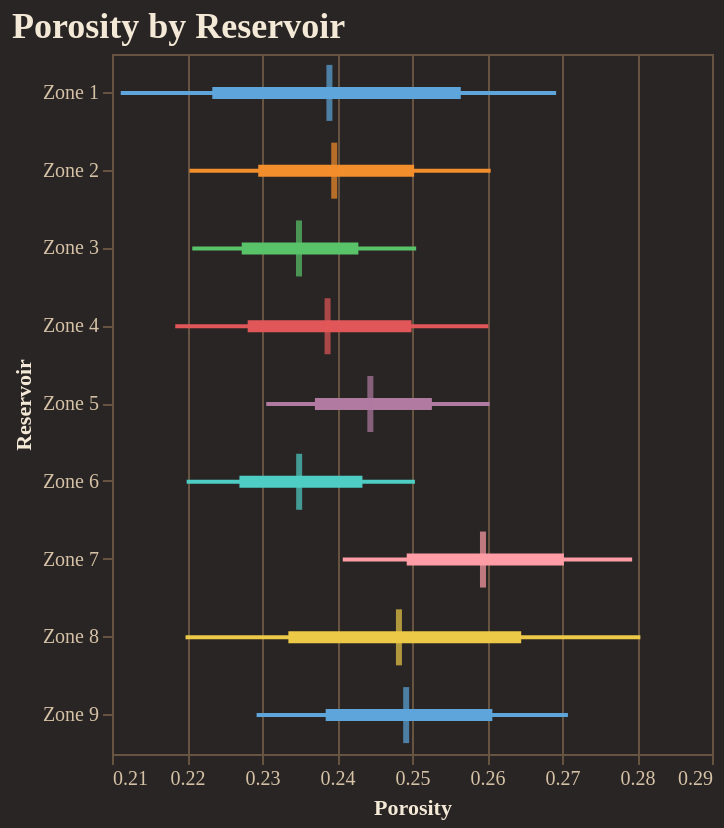

Source (notebook cell):
### Code cell
fig = reporter.plotter.forest_plot(
    "Porosity", 
    backend=PLOTTING_BACKEND
)
fig.show()

### Figure 1 — Vega-Lite specification as saved in the notebook (floating-point values rounded to 4 significant figures)
{"config": {"background": "#292524", "view": {"fill": "#292524", "stroke": "#665340"}, "title": {"color": "#f4e9d7", "font": "Merriweather", "fontSize": 18, "fontWeight": 600, "subtitleColor": "#d5c2a6", "anchor": "start"}, "axis": {"domainColor": "#665340", "gridColor": "#665340", "tickColor": "#665340", "labelColor": "#d5c2a6", "titleColor": "#f4e9d7", "labelFont": "Merriweather", "titleFont": "Merriweather"}, "legend": {"titleColor": "#f4e9d7", "labelColor": "#d5c2a6", "labelFont": "Merriweather", "titleFont": "Merriweather", "orient": "top-right", "symbolType": "circle"}, "header": {"labelColor": "#d5c2a6", "titleColor": "#f4e9d7", "labelFont": "Merriweather", "titleFont": "Merriweather"}, "mark": {"color": "#c78d3b"}, "line": {"color": "#c78d3b"}, "bar": {"color": "#c78d3b"}, "point": {"color": "#ddb06d"}, "area": {"color": "#c78d3b", "opacity": 0.35}, "text": {"color": "#f4e9d7", "font": "Merriweather"}, "range": {"category": ["#5DA5DA", "#F28E2B", "#59C36A", "#E15759", "#B07AA1", "#4ECDC4", "#FF9DA7", "#EDC948"]}}, "layer": [{"mark": {"type": "rule", "strokeWidth": 2}, "encoding": {"color": {"field": "group", "legend": null, "type": "nominal"}, "x": {"field": "p10", "scale": {"zero": false}, "title": "Porosity", "type": "quantitative"}, "x2": {"field": "p90"}, "y": {"field": "group", "sort": ["Zone 1", "Zone 2", "Zone 3", "Zone 4", "Zone 5", "Zone 6", "Zone 7", "Zone 8", "Zone 9"], "title": "Reservoir", "type": "nominal"}}}, {"mark": {"type": "rule", "strokeWidth": 6}, "encoding": {"color": {"field": "group", "legend": null, "type": "nominal"}, "x": {"field": "p25", "scale": {"zero": false}, "title": "Porosity", "type": "quantitative"}, "x2": {"field": "p75"}, "y": {"field": "group", "sort": ["Zone 1", "Zone 2", "Zone 3", "Zone 4", "Zone 5", "Zone 6", "Zone 7", "Zone 8", "Zone 9"], "title": "Reservoir", "type": "nominal"}}}, {"mark": {"type": "tick", "color": "black", "size": 28, "thickness": 3}, "encoding": {"color": {"field": "group", "legend": null, "type": "nominal"}, "tooltip": [{"field": "group", "title": "Group", "type": "nominal"}, {"field": "p10", "title": "P10", "type": "quantitative"}, {"field": "p25", "title": "P25", "type": "quantitative"}, {"field": "median", "title": "Median", "type": "quantitative"}, {"field": "p75", "title": "P75", "type": "quantitative"}, {"field": "p90", "title": "P90", "type": "quantitative"}], "x": {"field": "median", "scale": {"zero": false}, "title": "Porosity", "type": "quantitative"}, "y": {"field": "group", "sort": ["Zone 1", "Zone 2", "Zone 3", "Zone 4", "Zone 5", "Zone 6", "Zone 7", "Zone 8", "Zone 9"], "title": "Reservoir", "type": "nominal"}}}], "data": {"name": "data-1a8ba4da919639d153e468effaca95e9"}, "height": 350, "title": "Porosity by Reservoir", "width": "container", "$schema": "https://vega.github.io/schema/vega-lite/v5.20.1.json", "datasets": {"data-1a8ba4da919639d153e468effaca95e9": [{"group": "Zone 1", "p10": 0.2112, "p25": 0.2234, "median": 0.239, "p75": 0.2565, "p90": 0.2692}, {"group": "Zone 2", "p10": 0.2203, "p25": 0.2295, "median": 0.2396, "p75": 0.2503, "p90": 0.2605}, {"group": "Zone 3", "p10": 0.2207, "p25": 0.2273, "median": 0.2349, "p75": 0.2429, "p90": 0.2506}, {"group": "Zone 4", "p10": 0.2184, "p25": 0.2281, "median": 0.2387, "p75": 0.2499, "p90": 0.2602}, {"group": "Zone 5", "p10": 0.2306, "p25": 0.2371, "median": 0.2444, "p75": 0.2527, "p90": 0.2603}, {"group": "Zone 6", "p10": 0.22, "p25": 0.227, "median": 0.235, "p75": 0.2434, "p90": 0.2504}, {"group": "Zone 7", "p10": 0.2408, "p25": 0.2493, "median": 0.2595, "p75": 0.2703, "p90": 0.2794}, {"group": "Zone 8", "p10": 0.2198, "p25": 0.2335, "median": 0.2483, "p75": 0.2646, "p90": 0.2805}, {"group": "Zone 9", "p10": 0.2293, "p25": 0.2385, "median": 0.2492, "p75": 0.2607, "p90": 0.2708}]}}
